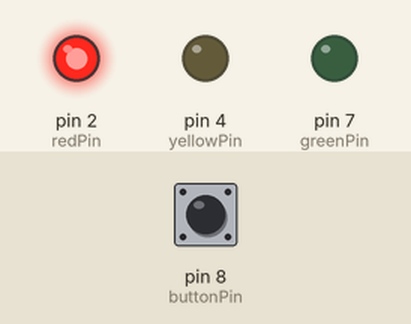
Bench run of a sketch on a simulated Arduino Uno, built with avr-gcc and run on an emulated ATmega328P. Shown: output pins drawn as LEDs (lit = HIGH). The inputs (shaded band) are chosen by the test bench; at power-on: pin 8 (buttonPin) HIGH.

Above: at 1.5 s.
At 4.5 s:
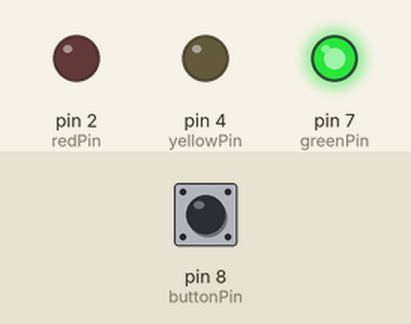
At 7.0 s:
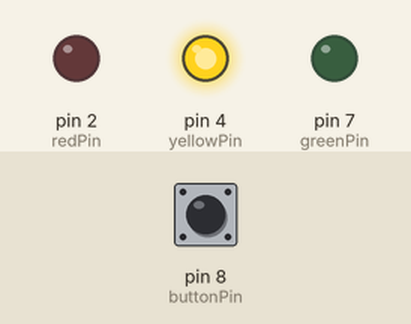
Timing chart, 0 to 10.4 s (numbered marks = the images above):
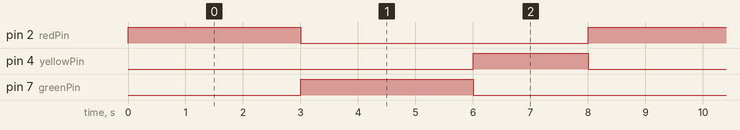

Measured:
- by itself, pin 2 (redPin), pin 7 (greenPin): alternates HIGH for 3.0 s and LOW for 5.0 s
- by itself, pin 4 (yellowPin): alternates HIGH for 2.0 s and LOW for 6.0 s
- by itself, everything shown: repeats every 8.0 s, in 4 steps

The sketch:

traffic_light_control_with_buttons1.ino
```cpp
int redPin = 2;
int yellowPin = 4;
int greenPin = 7;
int buttonPin = 8; // define the button pin

void setup() {
  pinMode(redPin, OUTPUT);
  pinMode(yellowPin, OUTPUT);
  pinMode(greenPin, OUTPUT);
  pinMode(buttonPin, INPUT_PULLUP);
}

void loop() {
  if (digitalRead(buttonPin) == LOW) {
    // Button pressed → stop traffic
    digitalWrite(redPin, HIGH);    // turn red ON
    digitalWrite(greenPin, LOW);   // turn green OFF
    digitalWrite(yellowPin, LOW);  // turn yellow OFF
    delay(5000);                   // wait 5 sec for pedestrians
    digitalWrite(redPin, LOW);     // turn red OFF after wait
  }
  else {
    // Normal traffic cycle
    digitalWrite(redPin, HIGH);
    delay(3000);
    digitalWrite(redPin, LOW);

    digitalWrite(greenPin, HIGH);
    delay(3000);
    digitalWrite(greenPin, LOW);

    digitalWrite(yellowPin, HIGH);
    delay(2000);
    digitalWrite(yellowPin, LOW);
  }
}


  
```
